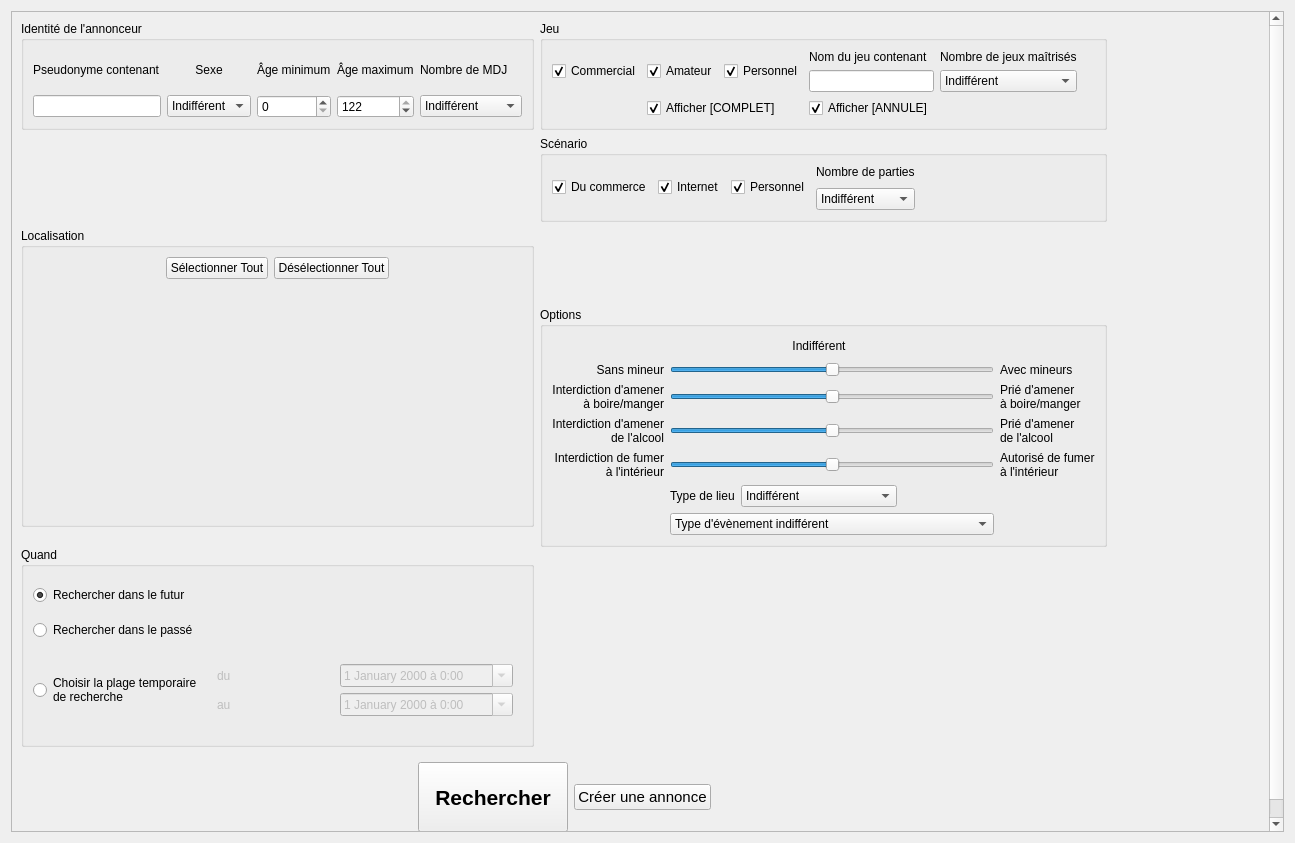
<?xml version="1.0" encoding="UTF-8"?>
<ui version="4.0">
 <class>OneShotSearchTab</class>
 <widget class="QWidget" name="OneShotSearchTab">
  <property name="geometry">
   <rect>
    <x>0</x>
    <y>0</y>
    <width>1295</width>
    <height>843</height>
   </rect>
  </property>
  <property name="windowTitle">
   <string>Form</string>
  </property>
  <layout class="QGridLayout" name="gridLayout_7">
   <item row="0" column="0">
    <widget class="QScrollArea" name="scrollArea">
     <property name="widgetResizable">
      <bool>true</bool>
     </property>
     <widget class="QWidget" name="scrollAreaWidgetContents">
      <property name="geometry">
       <rect>
        <x>0</x>
        <y>0</y>
        <width>1258</width>
        <height>835</height>
       </rect>
      </property>
      <layout class="QGridLayout" name="gridLayout_10">
       <item row="0" column="2">
        <spacer name="horizontalSpacer_14">
         <property name="orientation">
          <enum>Qt::Horizontal</enum>
         </property>
         <property name="sizeHint" stdset="0">
          <size>
           <width>346</width>
           <height>20</height>
          </size>
         </property>
        </spacer>
       </item>
       <item row="3" column="2">
        <spacer name="horizontalSpacer_15">
         <property name="orientation">
          <enum>Qt::Horizontal</enum>
         </property>
         <property name="sizeHint" stdset="0">
          <size>
           <width>346</width>
           <height>20</height>
          </size>
         </property>
        </spacer>
       </item>
       <item row="1" column="0">
        <spacer name="verticalSpacer_3">
         <property name="orientation">
          <enum>Qt::Vertical</enum>
         </property>
         <property name="sizeHint" stdset="0">
          <size>
           <width>20</width>
           <height>73</height>
          </size>
         </property>
        </spacer>
       </item>
       <item row="2" column="1">
        <spacer name="verticalSpacer_2">
         <property name="orientation">
          <enum>Qt::Vertical</enum>
         </property>
         <property name="sizeType">
          <enum>QSizePolicy::Fixed</enum>
         </property>
         <property name="sizeHint" stdset="0">
          <size>
           <width>20</width>
           <height>73</height>
          </size>
         </property>
        </spacer>
       </item>
       <item row="8" column="2">
        <spacer name="horizontalSpacer_17">
         <property name="orientation">
          <enum>Qt::Horizontal</enum>
         </property>
         <property name="sizeHint" stdset="0">
          <size>
           <width>165</width>
           <height>20</height>
          </size>
         </property>
        </spacer>
       </item>
       <item row="6" column="1">
        <spacer name="verticalSpacer_11">
         <property name="orientation">
          <enum>Qt::Vertical</enum>
         </property>
         <property name="sizeHint" stdset="0">
          <size>
           <width>20</width>
           <height>40</height>
          </size>
         </property>
        </spacer>
       </item>
       <item row="5" column="0" rowspan="2">
        <widget class="QGroupBox" name="groupBox_6">
         <property name="minimumSize">
          <size>
           <width>0</width>
           <height>200</height>
          </size>
         </property>
         <property name="title">
          <string>Quand</string>
         </property>
         <layout class="QGridLayout" name="gridLayout_9">
          <item row="0" column="0">
           <widget class="QRadioButton" name="searchFutur_radioButton">
            <property name="text">
             <string>Rechercher dans le futur</string>
            </property>
            <property name="checked">
             <bool>true</bool>
            </property>
           </widget>
          </item>
          <item row="0" column="1">
           <spacer name="horizontalSpacer_10">
            <property name="orientation">
             <enum>Qt::Horizontal</enum>
            </property>
            <property name="sizeHint" stdset="0">
             <size>
              <width>339</width>
              <height>20</height>
             </size>
            </property>
           </spacer>
          </item>
          <item row="1" column="0">
           <widget class="QRadioButton" name="searchPast_radioButton">
            <property name="text">
             <string>Rechercher dans le passé</string>
            </property>
           </widget>
          </item>
          <item row="1" column="1">
           <spacer name="horizontalSpacer_11">
            <property name="orientation">
             <enum>Qt::Horizontal</enum>
            </property>
            <property name="sizeHint" stdset="0">
             <size>
              <width>339</width>
              <height>20</height>
             </size>
            </property>
           </spacer>
          </item>
          <item row="2" column="0">
           <widget class="QRadioButton" name="customDateTime_radio">
            <property name="text">
             <string>Choisir la plage temporaire
de recherche</string>
            </property>
           </widget>
          </item>
          <item row="2" column="1">
           <widget class="QWidget" name="customDateTimeSelection_widget" native="true">
            <property name="enabled">
             <bool>false</bool>
            </property>
            <layout class="QGridLayout" name="gridLayout_8">
             <item row="0" column="0">
              <widget class="QLabel" name="label_19">
               <property name="text">
                <string>du</string>
               </property>
              </widget>
             </item>
             <item row="1" column="0">
              <widget class="QLabel" name="label_20">
               <property name="text">
                <string>au</string>
               </property>
              </widget>
             </item>
             <item row="0" column="1">
              <widget class="QDateTimeEdit" name="fromDateTimeEdit">
               <property name="displayFormat">
                <string>d MMMM yyyy à H:mm</string>
               </property>
               <property name="calendarPopup">
                <bool>true</bool>
               </property>
              </widget>
             </item>
             <item row="1" column="1">
              <widget class="QDateTimeEdit" name="toDateTimeEdit">
               <property name="displayFormat">
                <string>d MMMM yyyy à H:mm</string>
               </property>
               <property name="calendarPopup">
                <bool>true</bool>
               </property>
              </widget>
             </item>
            </layout>
           </widget>
          </item>
         </layout>
        </widget>
       </item>
       <item row="1" column="1">
        <widget class="QGroupBox" name="groupBox_3">
         <property name="title">
          <string>Scénario</string>
         </property>
         <layout class="QGridLayout" name="gridLayout_3">
          <item row="0" column="1">
           <widget class="QCheckBox" name="scriptTypeWeb_checkBox">
            <property name="text">
             <string>Internet</string>
            </property>
            <property name="checked">
             <bool>true</bool>
            </property>
           </widget>
          </item>
          <item row="0" column="7">
           <spacer name="horizontalSpacer">
            <property name="orientation">
             <enum>Qt::Horizontal</enum>
            </property>
            <property name="sizeHint" stdset="0">
             <size>
              <width>40</width>
              <height>20</height>
             </size>
            </property>
           </spacer>
          </item>
          <item row="0" column="0">
           <widget class="QCheckBox" name="scriptTypeCommercial_checkBox">
            <property name="text">
             <string>Du commerce</string>
            </property>
            <property name="checked">
             <bool>true</bool>
            </property>
           </widget>
          </item>
          <item row="0" column="2">
           <widget class="QCheckBox" name="scriptTypePersonal_checkBox">
            <property name="text">
             <string>Personnel</string>
            </property>
            <property name="checked">
             <bool>true</bool>
            </property>
           </widget>
          </item>
          <item row="0" column="3">
           <widget class="QWidget" name="widget_2" native="true">
            <layout class="QVBoxLayout" name="verticalLayout">
             <property name="spacing">
              <number>9</number>
             </property>
             <property name="leftMargin">
              <number>0</number>
             </property>
             <property name="topMargin">
              <number>0</number>
             </property>
             <property name="rightMargin">
              <number>0</number>
             </property>
             <property name="bottomMargin">
              <number>0</number>
             </property>
             <item>
              <widget class="QLabel" name="label_8">
               <property name="text">
                <string>Nombre de parties</string>
               </property>
              </widget>
             </item>
             <item>
              <widget class="QComboBox" name="numberSessions_comboBox">
               <item>
                <property name="text">
                 <string>Indifférent</string>
                </property>
               </item>
               <item>
                <property name="text">
                 <string>Une seule</string>
                </property>
               </item>
               <item>
                <property name="text">
                 <string>Plusieurs</string>
                </property>
               </item>
              </widget>
             </item>
            </layout>
           </widget>
          </item>
         </layout>
        </widget>
       </item>
       <item row="0" column="1">
        <widget class="QGroupBox" name="groupBox_2">
         <property name="title">
          <string>Jeu</string>
         </property>
         <layout class="QGridLayout" name="gridLayout_2">
          <item row="0" column="4">
           <widget class="QLabel" name="label_7">
            <property name="text">
             <string>Nombre de jeux maîtrisés</string>
            </property>
           </widget>
          </item>
          <item row="0" column="0" rowspan="2">
           <widget class="QCheckBox" name="gameTypeCommercial_checkBox">
            <property name="text">
             <string>Commercial</string>
            </property>
            <property name="checked">
             <bool>true</bool>
            </property>
           </widget>
          </item>
          <item row="1" column="4">
           <widget class="QComboBox" name="numberGames_comboBox">
            <item>
             <property name="text">
              <string>Indifférent</string>
             </property>
            </item>
            <item>
             <property name="text">
              <string>Un seul</string>
             </property>
            </item>
            <item>
             <property name="text">
              <string>Plusieurs</string>
             </property>
            </item>
           </widget>
          </item>
          <item row="0" column="1" rowspan="2">
           <widget class="QCheckBox" name="gameTypeAmateur_checkBox">
            <property name="text">
             <string>Amateur</string>
            </property>
            <property name="checked">
             <bool>true</bool>
            </property>
           </widget>
          </item>
          <item row="1" column="6">
           <spacer name="horizontalSpacer_2">
            <property name="orientation">
             <enum>Qt::Horizontal</enum>
            </property>
            <property name="sizeHint" stdset="0">
             <size>
              <width>40</width>
              <height>20</height>
             </size>
            </property>
           </spacer>
          </item>
          <item row="0" column="2" rowspan="2">
           <widget class="QCheckBox" name="gameTypePersonal_checkBox">
            <property name="text">
             <string>Personnel</string>
            </property>
            <property name="checked">
             <bool>true</bool>
            </property>
           </widget>
          </item>
          <item row="1" column="3">
           <widget class="QLineEdit" name="gameName_lineEdit"/>
          </item>
          <item row="0" column="3">
           <widget class="QLabel" name="label_5">
            <property name="text">
             <string>Nom du jeu contenant</string>
            </property>
           </widget>
          </item>
          <item row="2" column="1" colspan="2">
           <widget class="QCheckBox" name="showFull_checkBox">
            <property name="text">
             <string>Afficher [COMPLET]</string>
            </property>
            <property name="checked">
             <bool>true</bool>
            </property>
           </widget>
          </item>
          <item row="2" column="3">
           <widget class="QCheckBox" name="showCancelled_checkBox">
            <property name="text">
             <string>Afficher [ANNULE]</string>
            </property>
            <property name="checked">
             <bool>true</bool>
            </property>
           </widget>
          </item>
         </layout>
        </widget>
       </item>
       <item row="0" column="0">
        <widget class="QGroupBox" name="groupBox">
         <property name="title">
          <string>Identité de l'annonceur</string>
         </property>
         <layout class="QGridLayout" name="gridLayout">
          <item row="1" column="6">
           <spacer name="horizontalSpacer_3">
            <property name="orientation">
             <enum>Qt::Horizontal</enum>
            </property>
            <property name="sizeHint" stdset="0">
             <size>
              <width>40</width>
              <height>20</height>
             </size>
            </property>
           </spacer>
          </item>
          <item row="0" column="0">
           <widget class="QLabel" name="label">
            <property name="text">
             <string>Pseudonyme contenant</string>
            </property>
           </widget>
          </item>
          <item row="0" column="2">
           <widget class="QLabel" name="label_2">
            <property name="text">
             <string>Âge minimum</string>
            </property>
           </widget>
          </item>
          <item row="0" column="3">
           <widget class="QLabel" name="label_4">
            <property name="text">
             <string>Âge maximum</string>
            </property>
           </widget>
          </item>
          <item row="1" column="0">
           <widget class="QLineEdit" name="userName_lineEdit"/>
          </item>
          <item row="1" column="2">
           <widget class="QSpinBox" name="userAgeMin_spinBox">
            <property name="maximum">
             <number>122</number>
            </property>
           </widget>
          </item>
          <item row="1" column="3">
           <widget class="QSpinBox" name="userAgeMax_spinBox">
            <property name="maximum">
             <number>122</number>
            </property>
            <property name="value">
             <number>122</number>
            </property>
           </widget>
          </item>
          <item row="1" column="1">
           <widget class="QComboBox" name="userSexe_comboBox">
            <item>
             <property name="text">
              <string>Indifférent</string>
             </property>
            </item>
            <item>
             <property name="text">
              <string>Femme</string>
             </property>
            </item>
            <item>
             <property name="text">
              <string>Homme</string>
             </property>
            </item>
           </widget>
          </item>
          <item row="0" column="4">
           <widget class="QLabel" name="label_3">
            <property name="text">
             <string>Nombre de MDJ</string>
            </property>
           </widget>
          </item>
          <item row="1" column="4">
           <widget class="QComboBox" name="numberGameMasters_comboBox">
            <item>
             <property name="text">
              <string>Indifférent</string>
             </property>
            </item>
            <item>
             <property name="text">
              <string>Un(e) seul(e)</string>
             </property>
            </item>
            <item>
             <property name="text">
              <string>Plusieurs</string>
             </property>
            </item>
           </widget>
          </item>
          <item row="0" column="1">
           <widget class="QLabel" name="label_6">
            <property name="text">
             <string>Sexe</string>
            </property>
            <property name="alignment">
             <set>Qt::AlignCenter</set>
            </property>
           </widget>
          </item>
         </layout>
        </widget>
       </item>
       <item row="2" column="0" rowspan="2">
        <widget class="QGroupBox" name="groupBox_4">
         <property name="title">
          <string>Localisation</string>
         </property>
         <layout class="QGridLayout" name="gridLayout_4">
          <item row="0" column="0">
           <spacer name="horizontalSpacer_4">
            <property name="orientation">
             <enum>Qt::Horizontal</enum>
            </property>
            <property name="sizeHint" stdset="0">
             <size>
              <width>40</width>
              <height>20</height>
             </size>
            </property>
           </spacer>
          </item>
          <item row="0" column="1">
           <widget class="QPushButton" name="regionsSelectAll_button">
            <property name="text">
             <string>Sélectionner Tout</string>
            </property>
           </widget>
          </item>
          <item row="0" column="2">
           <widget class="QPushButton" name="regionsUnselectAll_button">
            <property name="text">
             <string>Désélectionner Tout</string>
            </property>
           </widget>
          </item>
          <item row="0" column="3">
           <spacer name="horizontalSpacer_5">
            <property name="orientation">
             <enum>Qt::Horizontal</enum>
            </property>
            <property name="sizeHint" stdset="0">
             <size>
              <width>40</width>
              <height>20</height>
             </size>
            </property>
           </spacer>
          </item>
          <item row="1" column="0" colspan="4">
           <widget class="MultiCitiesSelectionTreeWidget" name="citiesSelectionTreeWidget" native="true">
            <property name="minimumSize">
             <size>
              <width>400</width>
              <height>230</height>
             </size>
            </property>
           </widget>
          </item>
         </layout>
        </widget>
       </item>
       <item row="3" column="1" rowspan="3">
        <widget class="QGroupBox" name="groupBox_5">
         <property name="title">
          <string>Options</string>
         </property>
         <layout class="QGridLayout" name="gridLayout_5">
          <item row="0" column="0">
           <spacer name="horizontalSpacer_6">
            <property name="orientation">
             <enum>Qt::Horizontal</enum>
            </property>
            <property name="sizeHint" stdset="0">
             <size>
              <width>124</width>
              <height>20</height>
             </size>
            </property>
           </spacer>
          </item>
          <item row="4" column="3">
           <spacer name="verticalSpacer_5">
            <property name="orientation">
             <enum>Qt::Vertical</enum>
            </property>
            <property name="sizeHint" stdset="0">
             <size>
              <width>20</width>
              <height>40</height>
             </size>
            </property>
           </spacer>
          </item>
          <item row="8" column="3">
           <spacer name="verticalSpacer_7">
            <property name="orientation">
             <enum>Qt::Vertical</enum>
            </property>
            <property name="sizeHint" stdset="0">
             <size>
              <width>20</width>
              <height>40</height>
             </size>
            </property>
           </spacer>
          </item>
          <item row="6" column="3">
           <spacer name="verticalSpacer_6">
            <property name="orientation">
             <enum>Qt::Vertical</enum>
            </property>
            <property name="sizeHint" stdset="0">
             <size>
              <width>20</width>
              <height>40</height>
             </size>
            </property>
           </spacer>
          </item>
          <item row="2" column="3">
           <spacer name="verticalSpacer_4">
            <property name="orientation">
             <enum>Qt::Vertical</enum>
            </property>
            <property name="sizeHint" stdset="0">
             <size>
              <width>20</width>
              <height>40</height>
             </size>
            </property>
           </spacer>
          </item>
          <item row="9" column="3">
           <widget class="QComboBox" name="placeType_comboBox">
            <item>
             <property name="text">
              <string>Indifférent</string>
             </property>
            </item>
            <item>
             <property name="text">
              <string>Chez quelqu'un</string>
             </property>
            </item>
            <item>
             <property name="text">
              <string>Dans un bar/restaurant</string>
             </property>
            </item>
            <item>
             <property name="text">
              <string>Dans une salle</string>
             </property>
            </item>
            <item>
             <property name="text">
              <string>A l'extérieur</string>
             </property>
            </item>
           </widget>
          </item>
          <item row="0" column="2">
           <spacer name="horizontalSpacer_8">
            <property name="orientation">
             <enum>Qt::Horizontal</enum>
            </property>
            <property name="sizeHint" stdset="0">
             <size>
              <width>55</width>
              <height>20</height>
             </size>
            </property>
           </spacer>
          </item>
          <item row="0" column="3">
           <widget class="QLabel" name="label_9">
            <property name="text">
             <string>Indifférent</string>
            </property>
            <property name="alignment">
             <set>Qt::AlignCenter</set>
            </property>
           </widget>
          </item>
          <item row="0" column="4">
           <spacer name="horizontalSpacer_9">
            <property name="orientation">
             <enum>Qt::Horizontal</enum>
            </property>
            <property name="sizeHint" stdset="0">
             <size>
              <width>101</width>
              <height>20</height>
             </size>
            </property>
           </spacer>
          </item>
          <item row="12" column="3">
           <spacer name="verticalSpacer">
            <property name="orientation">
             <enum>Qt::Vertical</enum>
            </property>
            <property name="sizeHint" stdset="0">
             <size>
              <width>20</width>
              <height>40</height>
             </size>
            </property>
           </spacer>
          </item>
          <item row="1" column="0">
           <widget class="QLabel" name="label_10">
            <property name="text">
             <string>Sans mineur</string>
            </property>
            <property name="alignment">
             <set>Qt::AlignRight|Qt::AlignTrailing|Qt::AlignVCenter</set>
            </property>
           </widget>
          </item>
          <item row="5" column="2" colspan="3">
           <widget class="QSlider" name="alcohol_horizontalSlider">
            <property name="maximum">
             <number>2</number>
            </property>
            <property name="value">
             <number>1</number>
            </property>
            <property name="orientation">
             <enum>Qt::Horizontal</enum>
            </property>
           </widget>
          </item>
          <item row="3" column="2" colspan="3">
           <widget class="QSlider" name="drinkFood_horizontalSlider">
            <property name="maximum">
             <number>2</number>
            </property>
            <property name="value">
             <number>1</number>
            </property>
            <property name="orientation">
             <enum>Qt::Horizontal</enum>
            </property>
           </widget>
          </item>
          <item row="1" column="2" colspan="3">
           <widget class="QSlider" name="underages_horizontalSlider">
            <property name="maximum">
             <number>2</number>
            </property>
            <property name="value">
             <number>1</number>
            </property>
            <property name="orientation">
             <enum>Qt::Horizontal</enum>
            </property>
           </widget>
          </item>
          <item row="1" column="5">
           <widget class="QLabel" name="label_11">
            <property name="text">
             <string>Avec mineurs</string>
            </property>
           </widget>
          </item>
          <item row="0" column="5">
           <spacer name="horizontalSpacer_7">
            <property name="orientation">
             <enum>Qt::Horizontal</enum>
            </property>
            <property name="sizeHint" stdset="0">
             <size>
              <width>101</width>
              <height>20</height>
             </size>
            </property>
           </spacer>
          </item>
          <item row="3" column="5">
           <widget class="QLabel" name="label_12">
            <property name="text">
             <string>Prié d'amener
à boire/manger</string>
            </property>
           </widget>
          </item>
          <item row="3" column="0">
           <widget class="QLabel" name="label_13">
            <property name="text">
             <string>Interdiction d'amener
à boire/manger</string>
            </property>
            <property name="alignment">
             <set>Qt::AlignRight|Qt::AlignTrailing|Qt::AlignVCenter</set>
            </property>
           </widget>
          </item>
          <item row="7" column="2" colspan="3">
           <widget class="QSlider" name="smoke_horizontalSlider">
            <property name="maximum">
             <number>2</number>
            </property>
            <property name="value">
             <number>1</number>
            </property>
            <property name="orientation">
             <enum>Qt::Horizontal</enum>
            </property>
           </widget>
          </item>
          <item row="5" column="5">
           <widget class="QLabel" name="label_14">
            <property name="text">
             <string>Prié d'amener
de l'alcool</string>
            </property>
           </widget>
          </item>
          <item row="5" column="0">
           <widget class="QLabel" name="label_15">
            <property name="text">
             <string>Interdiction d'amener
de l'alcool</string>
            </property>
            <property name="alignment">
             <set>Qt::AlignRight|Qt::AlignTrailing|Qt::AlignVCenter</set>
            </property>
           </widget>
          </item>
          <item row="7" column="5">
           <widget class="QLabel" name="label_16">
            <property name="text">
             <string>Autorisé de fumer
à l'intérieur</string>
            </property>
           </widget>
          </item>
          <item row="7" column="0">
           <widget class="QLabel" name="label_17">
            <property name="text">
             <string>Interdiction de fumer
à l'intérieur</string>
            </property>
            <property name="alignment">
             <set>Qt::AlignRight|Qt::AlignTrailing|Qt::AlignVCenter</set>
            </property>
           </widget>
          </item>
          <item row="9" column="2">
           <widget class="QLabel" name="label_18">
            <property name="text">
             <string>Type de lieu</string>
            </property>
           </widget>
          </item>
          <item row="11" column="2" colspan="3">
           <widget class="QComboBox" name="eventType_comboBox">
            <item>
             <property name="text">
              <string>Type d'évènement indifférent</string>
             </property>
            </item>
            <item>
             <property name="text">
              <string>Evènement spécial (Salon, Convention, Rencontre, ...)</string>
             </property>
            </item>
            <item>
             <property name="text">
              <string>Aucun évènement spécial</string>
             </property>
            </item>
           </widget>
          </item>
          <item row="10" column="3">
           <spacer name="verticalSpacer_8">
            <property name="orientation">
             <enum>Qt::Vertical</enum>
            </property>
            <property name="sizeHint" stdset="0">
             <size>
              <width>20</width>
              <height>40</height>
             </size>
            </property>
           </spacer>
          </item>
         </layout>
        </widget>
       </item>
       <item row="8" column="0" colspan="2">
        <widget class="QWidget" name="widget" native="true">
         <layout class="QGridLayout" name="gridLayout_6">
          <item row="0" column="0">
           <spacer name="horizontalSpacer_18">
            <property name="orientation">
             <enum>Qt::Horizontal</enum>
            </property>
            <property name="sizeHint" stdset="0">
             <size>
              <width>26</width>
              <height>20</height>
             </size>
            </property>
           </spacer>
          </item>
          <item row="0" column="2">
           <widget class="QPushButton" name="createOneShot_button">
            <property name="font">
             <font>
              <pointsize>11</pointsize>
             </font>
            </property>
            <property name="text">
             <string>Créer une annonce</string>
            </property>
           </widget>
          </item>
          <item row="0" column="1">
           <widget class="QPushButton" name="search_button">
            <property name="minimumSize">
             <size>
              <width>150</width>
              <height>70</height>
             </size>
            </property>
            <property name="font">
             <font>
              <pointsize>16</pointsize>
              <weight>75</weight>
              <bold>true</bold>
             </font>
            </property>
            <property name="text">
             <string>Rechercher</string>
            </property>
           </widget>
          </item>
          <item row="0" column="3">
           <spacer name="horizontalSpacer_19">
            <property name="orientation">
             <enum>Qt::Horizontal</enum>
            </property>
            <property name="sizeHint" stdset="0">
             <size>
              <width>26</width>
              <height>20</height>
             </size>
            </property>
           </spacer>
          </item>
         </layout>
        </widget>
       </item>
       <item row="4" column="0">
        <spacer name="verticalSpacer_9">
         <property name="orientation">
          <enum>Qt::Vertical</enum>
         </property>
         <property name="sizeHint" stdset="0">
          <size>
           <width>17</width>
           <height>37</height>
          </size>
         </property>
        </spacer>
       </item>
      </layout>
     </widget>
    </widget>
   </item>
  </layout>
 </widget>
 <customwidgets>
  <customwidget>
   <class>MultiCitiesSelectionTreeWidget</class>
   <extends>QWidget</extends>
   <header>multicitiesselectiontreewidget.h</header>
   <container>1</container>
  </customwidget>
 </customwidgets>
 <tabstops>
  <tabstop>scrollArea</tabstop>
  <tabstop>userName_lineEdit</tabstop>
  <tabstop>userSexe_comboBox</tabstop>
  <tabstop>userAgeMin_spinBox</tabstop>
  <tabstop>userAgeMax_spinBox</tabstop>
  <tabstop>numberGameMasters_comboBox</tabstop>
  <tabstop>gameTypeCommercial_checkBox</tabstop>
  <tabstop>gameTypeAmateur_checkBox</tabstop>
  <tabstop>gameTypePersonal_checkBox</tabstop>
  <tabstop>gameName_lineEdit</tabstop>
  <tabstop>numberGames_comboBox</tabstop>
  <tabstop>showFull_checkBox</tabstop>
  <tabstop>showCancelled_checkBox</tabstop>
  <tabstop>scriptTypeCommercial_checkBox</tabstop>
  <tabstop>scriptTypeWeb_checkBox</tabstop>
  <tabstop>scriptTypePersonal_checkBox</tabstop>
  <tabstop>numberSessions_comboBox</tabstop>
  <tabstop>regionsSelectAll_button</tabstop>
  <tabstop>regionsUnselectAll_button</tabstop>
  <tabstop>underages_horizontalSlider</tabstop>
  <tabstop>drinkFood_horizontalSlider</tabstop>
  <tabstop>alcohol_horizontalSlider</tabstop>
  <tabstop>smoke_horizontalSlider</tabstop>
  <tabstop>placeType_comboBox</tabstop>
  <tabstop>eventType_comboBox</tabstop>
  <tabstop>searchFutur_radioButton</tabstop>
  <tabstop>searchPast_radioButton</tabstop>
  <tabstop>customDateTime_radio</tabstop>
  <tabstop>fromDateTimeEdit</tabstop>
  <tabstop>toDateTimeEdit</tabstop>
  <tabstop>search_button</tabstop>
  <tabstop>createOneShot_button</tabstop>
 </tabstops>
 <resources/>
 <connections/>
</ui>
